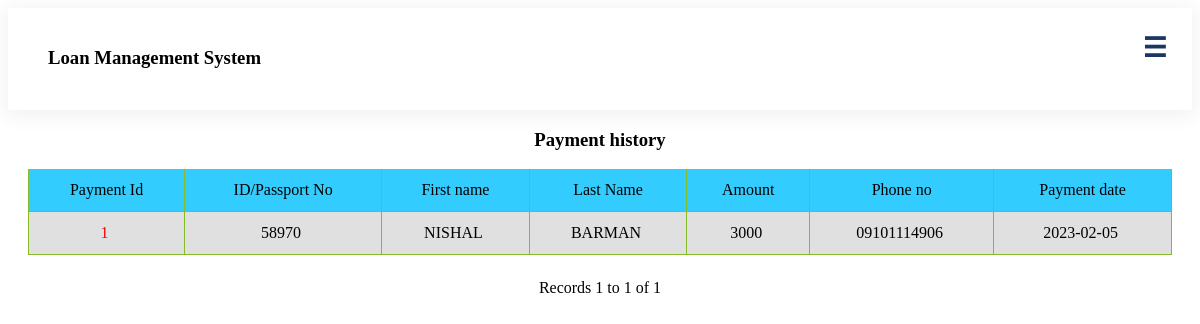
Screenshot of /viewpayment.php (signed in) with the database file from the repository.
### tables this page shows
CREATE TABLE `payment` (
  `id` int(6) NOT NULL,
  `paymentId` varchar(20) NOT NULL,
  `memberId` int(8) NOT NULL,
  `fName` varchar(15) NOT NULL,
  `lName` varchar(15) NOT NULL,
  `amount` int(8) NOT NULL,
  `phone` varchar(13) NOT NULL,
  `payment_date` date NOT NULL,
  `loanType` varchar(255) NOT NULL
);

### viewpayment.php (the view, shortened to what this page needs)
<?php require_once('Connections/mlms.php'); ?>
<?php
$maxRows_Recordset1 = 10;
$pageNum_Recordset1 = 0;
$startRow_Recordset1 = $pageNum_Recordset1 * $maxRows_Recordset1;
mysqli_select_db($mlms, $database_mlms);
$memberId = $_SESSION['MM_Username'];
$query_Recordset1 = "SELECT paymentId, memberId, fName, lName, amount, phone, payment_date FROM payment WHERE memberID=$memberId";
$query_limit_Recordset1 = sprintf("%s LIMIT %d, %d", $query_Recordset1, $startRow_Recordset1, $maxRows_Recordset1);
$Recordset1 = mysqli_query($mlms, $query_limit_Recordset1);
$row_Recordset1 = mysqli_fetch_assoc($Recordset1);
if (isset($_GET['totalRows_Recordset1'])) {
    $totalRows_Recordset1 = $_GET['totalRows_Recordset1'];
} else {
    $all_Recordset1 = mysqli_query($mlms, $query_Recordset1);
    $totalRows_Recordset1 = mysqli_num_rows($all_Recordset1);
}
?>
<html>
<head>
    <link rel="stylesheet" type="text/css" href="Assets/css/style.css">
</head>
<body>
    <?php include 'header/user.php'; ?>
    <center>
        <div class="main">
            <div class="container">
                <h3>Payment history</h3>
                <table border="0" align="center" class="responsive-table">
                    <tr bgcolor="#33CCFF">
                        <td>Payment Id</td>
                        <td>ID/Passport No</td>
                        <td>First name</td>
                        <td>Last Name</td>
                        <td>Amount</td>
                        <td>Phone no</td>
                        <td>Payment date</td>
                    </tr>
                    <?php do { ?>
                    <tr>
                        <td><a href="paymentlist.php?recordID=<?php echo $row_Recordset1['paymentId']; ?>">
                                <?php echo $row_Recordset1['paymentId']; ?>&nbsp; </a></td>
                        <td>
                            <?php echo $row_Recordset1['memberId']; ?>&nbsp;
                        </td>
                        <td>
                            <?php echo $row_Recordset1['fName']; ?>&nbsp;
                        </td>
                        <td>
                            <?php echo $row_Recordset1['lName']; ?>&nbsp;
                        </td>
                        <td>
                            <?php echo $row_Recordset1['amount']; ?>&nbsp;
                        </td>
                        <td>
                            <?php echo $row_Recordset1['phone']; ?>&nbsp;
                        </td>
                        <td>
                            <?php echo $row_Recordset1['payment_date']; ?>&nbsp;
                        </td>
                    </tr>
                    <?php } while ($row_Recordset1 = mysqli_fetch_assoc($Recordset1)); ?>
                </table>
                Records
                <?php echo ($startRow_Recordset1 + 1) ?> to
                <?php echo min($startRow_Recordset1 + $maxRows_Recordset1, $totalRows_Recordset1) ?> of
                <?php echo $totalRows_Recordset1 ?>
                <br />
                <table border="0">
                    <tr>
                        <td>
                        </td>
                        <td>
                        </td>
                        <td>
                        </td>
                        <td>
                        </td>
                    </tr>
                </table>
            </div>
        </div>
    </center>
</body>
</html>

### Assets/css/style.css (style rules this page uses)
.main { padding-left: 20px; padding-right: 20px; }
a { text-decoration: none; color: red; }
.main { display: block; }
body { position: relative; }
tr { text-align: center; vertical-align: middle; }
.responsive-table { width: 100%; margin-bottom: 1.5em; border-spacing: 0; }
@media (min-width: 48em) { .responsive-table { font-size: 0.9em; } }
@media (min-width: 62em) { .responsive-table { font-size: 1em; } }
.responsive-table tbody, .responsive-table tr, .responsive-table th, .responsive-table td { display: block; padding: 0; text-align: left; white-space: normal; }
@media (min-width: 48em) { .responsive-table tr { display: table-row; } }
.responsive-table th, .responsive-table td { padding: 0.5em; vertical-align: middle; }
@media (min-width: 30em) { .responsive-table th, .responsive-table td { padding: 0.75em 0.5em; } }
@media (min-width: 48em) { .responsive-table th, .responsive-table td { display: table-cell; padding: 0.5em; } }
@media (min-width: 62em) { .responsive-table th, .responsive-table td { padding: 0.75em 0.5em; } }
@media (min-width: 75em) { .responsive-table th, .responsive-table td { padding: 0.75em; } }
.responsive-table tbody tr { margin-bottom: 1em; }
@media (min-width: 48em) { .responsive-table tbody tr { display: table-row; border-width: 1px; } }
.responsive-table tbody tr:last-of-type { margin-bottom: 0; }
@media (min-width: 48em) { .responsive-table tbody tr:nth-of-type(even) { background-color: rgba(0, 0, 0, 0.12); } }
.responsive-table tbody td { text-align: right; }
@media (min-width: 48em) { .responsive-table tbody td { border-left: 1px solid #86bc25; border-bottom: 1px solid #86bc25; text-align: center; } }
@media (min-width: 48em) { .responsive-table tbody td:last-of-type { border-right: 1px solid #86bc25; } }

### header/user.php (style rules this page uses)
body { font-family: Raleway; }

### rows the page displays
payment: paymentId "1", memberId "58970", fName "NISHAL", lName "BARMAN", amount "3000", phone "09101114906", payment_date "2023-02-05"

### other values shown
$startRow_Recordset1 + 1 "1"
min($startRow_Recordset1 + $maxRows_Recordset1, $totalRows_Recordset1) "1"
$totalRows_Recordset1 "1"
